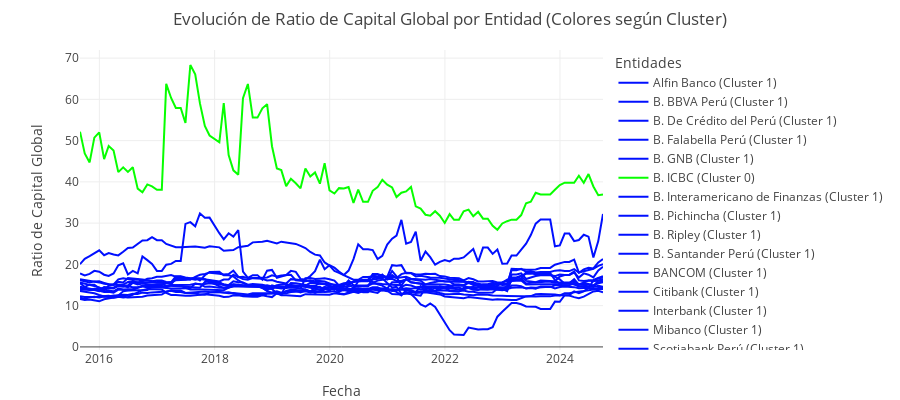
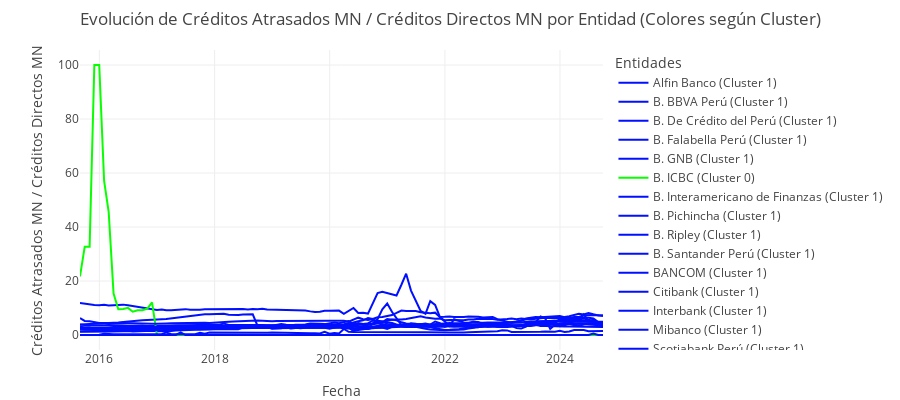
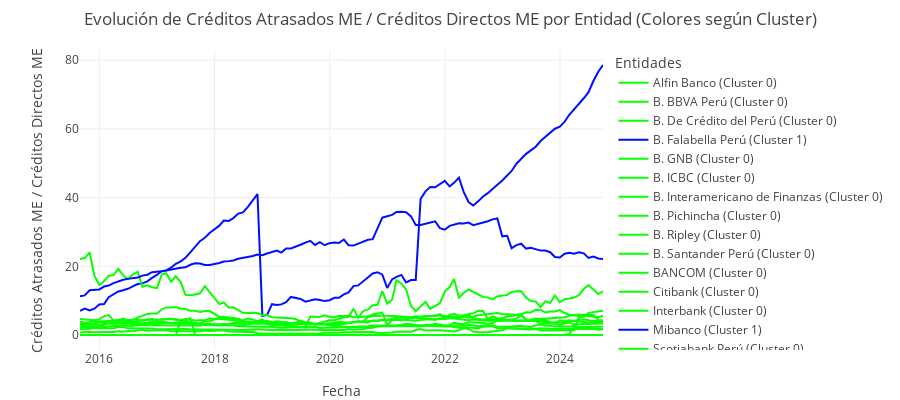
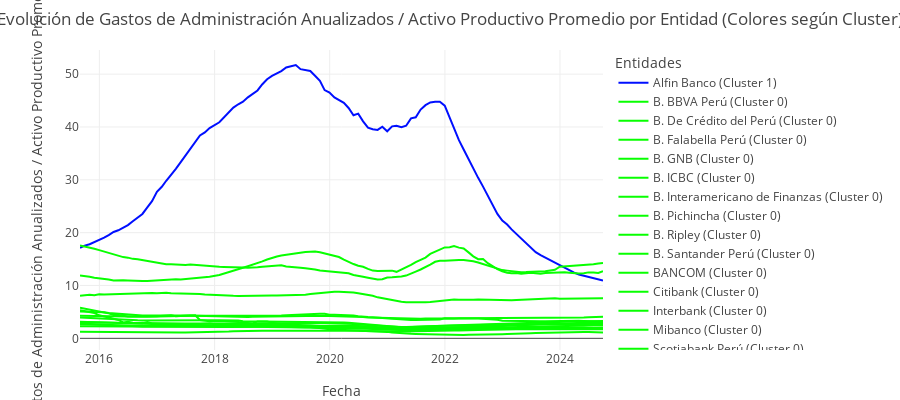

Write notebook code for charts like these, in order.
### Markdown cell above
Para un análisis más profundo de los clústeres, se observa la división en los gráficos evolutivos de sus indicadores. A continuación, se detallan los hallazgos más relevantes:

- **Diferencias en los Clústeres**: Los gráficos evidencian claramente los clústeres formados por los modelos, mostrando diferencias significativas entre las entidades que pertenecen a uno o más clústeres.
- **Variaciones en los Indicadores**: Las principales diferencias se manifiestan cuando los indicadores de una entidad presentan valores notablemente más altos o más bajos en comparación con el resto. También se destacan aquellas entidades que han experimentado variaciones marcadas en el pasado.
- **Caso de B. Alfin**: La entidad B. Alfin aparece en 6 indicadores relacionados con gestión, eficiencia y rentabilidad, y se encuentra en el clúster minoritario. Esta inclusión se debe a una marcada variación que experimentó en los años 2021 y 2022. Sin embargo, en los últimos meses, ha mostrado una tendencia de convergencia. Estas variaciones coinciden con cambios significativos en su accionariado principal durante ese período.
- **Caso de B. ICBC**: La entidad B. ICBC está presente en 3 indicadores en el clúster minoritario, que se relacionan con solvencia, calidad de activos y liquidez. En el caso de liquidez y solvencia, su pertenencia a este clúster se debe a que muestra niveles superiores a los de otros bancos. Por otro lado, en cuanto a la calidad de activos, la entidad experimentó una variación notable en el pasado, pero esta situación ya se ha regularizado y actualmente muestra igualdad en los indicadores.
- **Clúster Minoritario en Créditos**: También se evidencia un clúster minoritario en el indicador de créditos atrasados en ME / créditos directos en ME. En este clúster, se encuentran entidades como Mibanco y Falabella, las cuales han aumentado el valor del ratio. Esta situación es preocupante, ya que indica un deterioro en la calidad del activo.

### Code cell
for i in df_mejores_resultados["Indicador"][df_mejores_resultados["Silhouette Score"] > 0.7].unique():
    graficar_resultados(df_kpi_bank, resultado_combinado, nuevos_bancos, [i])
